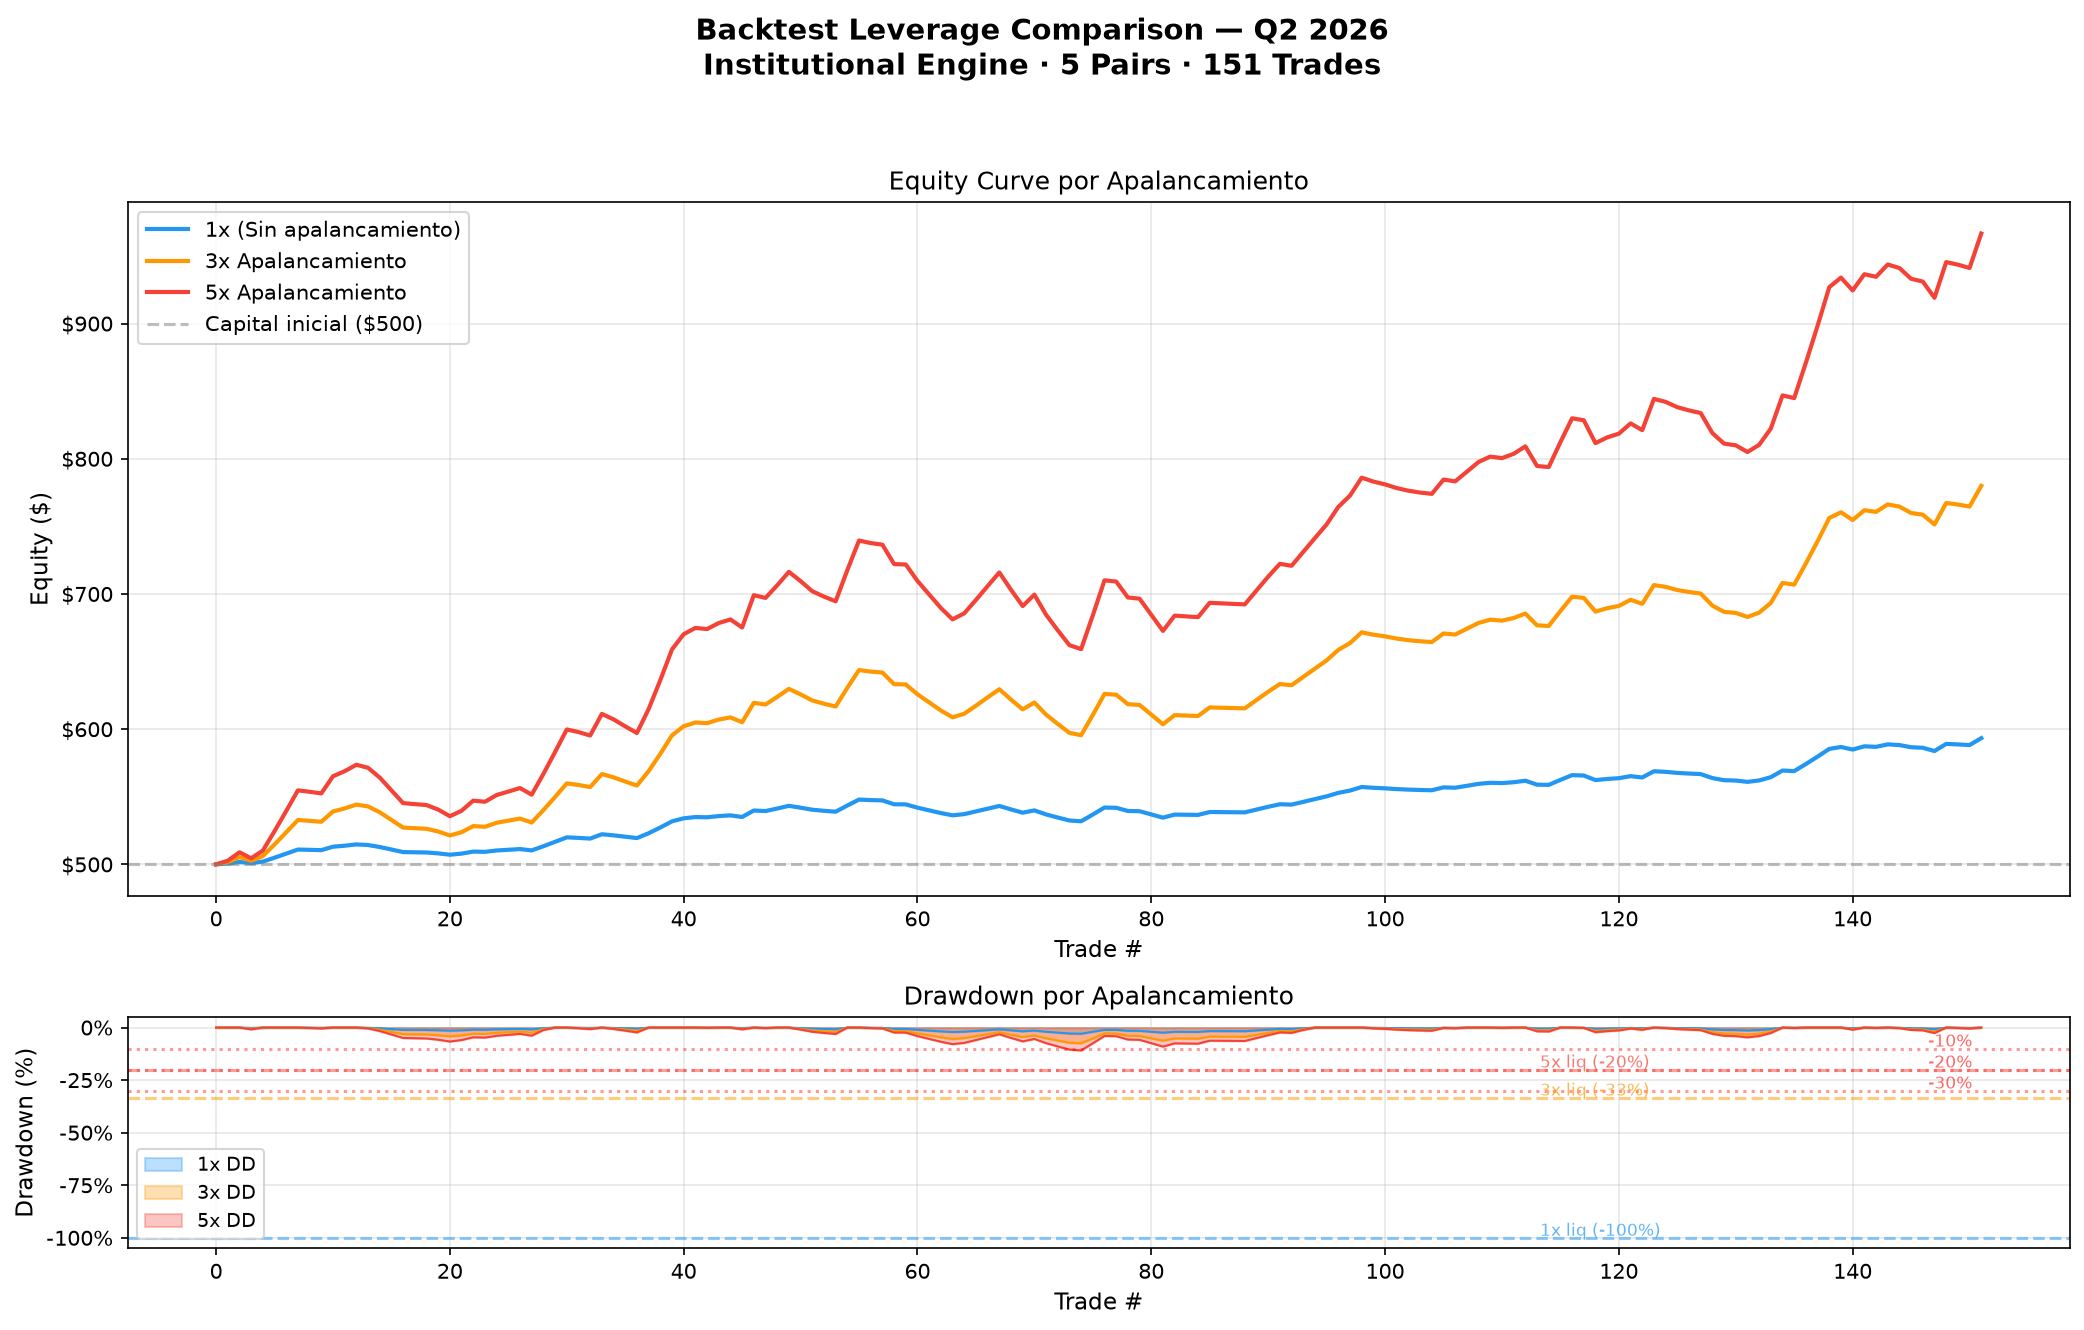

The Python source for this figure:
#!/usr/bin/env python3
"""
Backtest Leverage Comparison — Q2 2026
Recalcula equity curve y métricas con diferentes niveles de apalancamiento.
Capital inicial: $500 | Costos ya incluidos en pnl_neto
"""

import pandas as pd
import numpy as np
import matplotlib
matplotlib.use('Agg')
import matplotlib.pyplot as plt
import matplotlib.ticker as mtick
from datetime import datetime
import os

# ─── Config ──────────────────────────────────────────────────────────────
INITIAL_CAPITAL = 500.0
LEVERAGES = [1, 3, 5]
CSV_PATH = "backtest_Q22026_completo.csv"
OUT_DIR = "."  # same directory as script

# ─── Load data ───────────────────────────────────────────────────────────
df = pd.read_csv(CSV_PATH)
pnls = df["pnl_neto"].values
entry_times = pd.to_datetime(df["entry_time"])
n_trades = len(pnls)
win_rate = (pnls > 0).sum() / n_trades * 100

print(f"Trades: {n_trades} | WR: {win_rate:.1f}% | PnL base total: ${pnls.sum():.2f}")

# ─── Helper: compute metrics for a leverage level ────────────────────────
def compute_metrics(pnl_series, leverage, initial_capital):
    """Return dict of metrics for given leveraged PnL series."""
    lev_pnl = pnl_series * leverage
    equity = np.cumsum(lev_pnl) + initial_capital
    equity = np.insert(equity, 0, initial_capital)  # prepend initial

    # Peak and drawdown
    peak = np.maximum.accumulate(equity)
    dd = (equity - peak) / peak  # fraction
    dd_pct = dd * 100

    # Max drawdown
    max_dd = dd_pct.min()

    # Liquidation check: drawdown exceeds 1/leverage (e.g. 100% for 1x = never, 33% for 3x, 20% for 5x)
    liq_threshold = -100.0 / leverage  # in percent
    liquidated = max_dd < liq_threshold
    # Find first trade index where equity would be <= 0
    liq_trade = None
    if liquidated:
        for i in range(1, len(equity)):
            if equity[i] <= 0:
                liq_trade = i - 1  # trade index (0-based)
                break

    # Daily drawdown counts
    dd_10 = int(np.sum(dd_pct < -10))
    dd_20 = int(np.sum(dd_pct < -20))
    dd_30 = int(np.sum(dd_pct < -30))

    # Basic return metrics
    total_return_pct = (equity[-1] - initial_capital) / initial_capital * 100
    total_pnl = equity[-1] - initial_capital

    # Monthly return (period ~3.5 months: Apr 6 → Jul 17)
    days = (entry_times.iloc[-1] - entry_times.iloc[0]).days
    months = max(days / 30.44, 1)
    monthly_return = ((equity[-1] / initial_capital) ** (1 / months) - 1) * 100

    # Profit Factor
    gross_profit = lev_pnl[lev_pnl > 0].sum()
    gross_loss = abs(lev_pnl[lev_pnl < 0].sum())
    profit_factor = gross_profit / gross_loss if gross_loss > 0 else float('inf')

    # Sharpe Ratio (annualized, assuming risk-free 0%)
    daily_returns = np.diff(equity) / equity[:-1]
    if daily_returns.std() > 0:
        sharpe = (daily_returns.mean() / daily_returns.std()) * np.sqrt(252)
    else:
        sharpe = 0.0

    # Calmar Ratio (annualized return / |max DD|)
    annual_return = monthly_return * 12
    calmar = annual_return / abs(max_dd) if max_dd != 0 else float('inf')

    # Max consecutive losses
    max_consec_loss = 0
    current_consec = 0
    for p in lev_pnl:
        if p < 0:
            current_consec += 1
            max_consec_loss = max(max_consec_loss, current_consec)
        else:
            current_consec = 0

    return {
        "Leverage": f"{leverage}x",
        "Trades": n_trades,
        "Win Rate": f"{win_rate:.1f}%",
        "Total Return (%)": round(total_return_pct, 2),
        "Monthly Return (%)": round(monthly_return, 2),
        "Final Equity ($)": round(equity[-1], 2),
        "Total PnL ($)": round(total_pnl, 2),
        "Profit Factor": round(profit_factor, 2),
        "Sharpe Ratio": round(sharpe, 2),
        "Calmar Ratio": round(calmar, 2),
        "Max Drawdown (%)": round(max_dd, 2),
        "Max Consec Losses": max_consec_loss,
        "Days DD > 10%": dd_10,
        "Days DD > 20%": dd_20,
        "Days DD > 30%": dd_30,
        "Liquidated?": "YES" if liquidated else "NO",
        "Liq. Trade #": liq_trade if liq_trade is not None else "-",
    }, equity, dd_pct


# ─── Compute all leverage scenarios ──────────────────────────────────────
results = []
equity_curves = {}
dd_curves = {}

for lev in LEVERAGES:
    metrics, eq, dd = compute_metrics(pnls, lev, INITIAL_CAPITAL)
    results.append(metrics)
    equity_curves[lev] = eq
    dd_curves[lev] = dd

# ─── CSV output ──────────────────────────────────────────────────────────
results_df = pd.DataFrame(results)
csv_out = os.path.join(OUT_DIR, "backtest_leverage_comparison.csv")
results_df.to_csv(csv_out, index=False)
print(f"\nCSV saved: {csv_out}")

# ─── Markdown report ─────────────────────────────────────────────────────
md_lines = []
md_lines.append("# Backtest Leverage Comparison — Q2 2026")
md_lines.append(f"\n**Periodo:** {entry_times.iloc[0].strftime('%Y-%m-%d')} → {entry_times.iloc[-1].strftime('%Y-%m-%d')}")
md_lines.append(f"**Capital inicial:** ${INITIAL_CAPITAL:.0f}")
md_lines.append(f"**Trades:** {n_trades} | **Win Rate:** {win_rate:.1f}%")
md_lines.append(f"**Costos:** Ya incluidos en `pnl_neto`")
md_lines.append("")
md_lines.append("## Tabla Comparativa\n")
md_lines.append("| Métrica | " + " | ".join(r["Leverage"] for r in results) + " |")
md_lines.append("|---|" + "|".join(["---"] * len(results)) + "|")

# Build rows for each metric
metric_keys = [k for k in results[0].keys() if k != "Leverage"]
for key in metric_keys:
    vals = [str(r[key]) for r in results]
    md_lines.append(f"| **{key}** | " + " | ".join(vals) + " |")

md_lines.append("")
md_lines.append("## Análisis\n")

# Liquidation analysis
for r in results:
    lev = r["Leverage"]
    if r["Liquidated?"] == "YES":
        md_lines.append(f"- **{lev}:** SE HABRÍA LIQUIDADO en trade #{r['Liq. Trade #']} "
                        f"(Max DD: {r['Max Drawdown (%)']}% supera umbral de {-100/int(lev.replace('x','')):.1f}%)")
    else:
        md_lines.append(f"- **{lev}:** No liquidado (Max DD: {r['Max Drawdown (%)']}% vs "
                        f"umbral de {-100/int(lev.replace('x','')):.1f}%)")

md_lines.append("")
md_lines.append("## Recomendación\n")

# Find best non-liquidated
non_liq = [r for r in results if r["Liquidated?"] == "NO"]
if non_liq:
    best = max(non_liq, key=lambda r: float(r["Sharpe Ratio"]))
    md_lines.append(f"- **Mejor perfil riesgo-retorno:** {best['Leverage']} "
                    f"(Sharpe {best['Sharpe Ratio']}, retorno mensual {best['Monthly Return (%)']}%)")
md_lines.append(f"- **3x** amplifica retornos pero aumenta riesgo de drawdown significativo")
md_lines.append(f"- **5x** con WR 47% es peligroso: drawdown profundo, cercano a liquidación")
md_lines.append("")
md_lines.append("---")
md_lines.append("*Generado por `backtest_leverage_comparison.py`*")

md_out = os.path.join(OUT_DIR, "backtest_leverage_comparison.md")
with open(md_out, "w") as f:
    f.write("\n".join(md_lines))
print(f"MD saved: {md_out}")

# ─── Chart ───────────────────────────────────────────────────────────────
fig, (ax1, ax2) = plt.subplots(2, 1, figsize=(14, 9), gridspec_kw={'height_ratios': [3, 1]})
fig.suptitle("Backtest Leverage Comparison — Q2 2026\nInstitutional Engine · 5 Pairs · 151 Trades",
             fontsize=14, fontweight='bold', y=0.98)

colors = {1: '#2196F3', 3: '#FF9800', 5: '#F44336'}
labels = {1: '1x (Sin apalancamiento)', 3: '3x Apalancamiento', 5: '5x Apalancamiento'}

for lev in LEVERAGES:
    eq = equity_curves[lev]
    ax1.plot(range(len(eq)), eq, color=colors[lev], linewidth=2, label=labels[lev])
    # Mark liquidation if applicable
    r = [x for x in results if x["Leverage"] == f"{lev}x"][0]
    if r["Liquidated?"] == "YES" and r["Liq. Trade #"] != "-":
        liq_idx = int(r["Liq. Trade #"]) + 1
        ax1.scatter([liq_idx], [0], color=colors[lev], marker='x', s=200, zorder=5, linewidth=3)
        ax1.annotate(f'LIQUIDADO\nTrade #{liq_idx}',
                     xy=(liq_idx, 0), xytext=(liq_idx + 3, eq[max(0, liq_idx-10)] * 0.3),
                     fontsize=9, color=colors[lev], fontweight='bold',
                     arrowprops=dict(arrowstyle='->', color=colors[lev]))

ax1.axhline(y=INITIAL_CAPITAL, color='gray', linestyle='--', alpha=0.5, label=f'Capital inicial (${INITIAL_CAPITAL:.0f})')
ax1.set_xlabel('Trade #', fontsize=11)
ax1.set_ylabel('Equity ($)', fontsize=11)
ax1.set_title('Equity Curve por Apalancamiento', fontsize=12)
ax1.legend(loc='upper left', fontsize=10)
ax1.grid(True, alpha=0.3)
ax1.yaxis.set_major_formatter(mtick.FormatStrFormatter('$%.0f'))

# Drawdown subplot
for lev in LEVERAGES:
    dd = dd_curves[lev]
    ax2.fill_between(range(len(dd)), dd, 0, alpha=0.3, color=colors[lev], label=f'{lev}x DD')
    ax2.plot(range(len(dd)), dd, color=colors[lev], linewidth=1)

# Drawdown thresholds
for thresh, label in [(-10, '-10%'), (-20, '-20%'), (-30, '-30%')]:
    ax2.axhline(y=thresh, color='red', linestyle=':', alpha=0.4)
    ax2.text(len(pnls) * 0.97, thresh + 1, label, fontsize=8, color='red', alpha=0.6)

# Liquidation thresholds
for lev in LEVERAGES:
    liq_thresh = -100 / lev
    ax2.axhline(y=liq_thresh, color=colors[lev], linestyle='--', alpha=0.5)
    ax2.text(len(pnls) * 0.75, liq_thresh + 1, f'{lev}x liq ({liq_thresh:.0f}%)',
             fontsize=8, color=colors[lev], alpha=0.7)

ax2.set_xlabel('Trade #', fontsize=11)
ax2.set_ylabel('Drawdown (%)', fontsize=11)
ax2.set_title('Drawdown por Apalancamiento', fontsize=12)
ax2.legend(loc='lower left', fontsize=9)
ax2.grid(True, alpha=0.3)
ax2.yaxis.set_major_formatter(mtick.FormatStrFormatter('%.0f%%'))

plt.tight_layout(rect=[0, 0, 1, 0.95])
chart_out = os.path.join(OUT_DIR, "backtest_leverage_comparison.png")
plt.savefig(chart_out, dpi=150, bbox_inches='tight', facecolor='white')
plt.close()
print(f"Chart saved: {chart_out}")

# ─── Print summary table ────────────────────────────────────────────────
print("\n" + "=" * 80)
print("TABLA COMPARATIVA COMPLETA")
print("=" * 80)
print(f"{'Métrica':<25} {'1x':>12} {'3x':>12} {'5x':>12}")
print("-" * 61)
for key in metric_keys:
    vals = [r[key] for r in results]
    print(f"{key:<25} {str(vals[0]):>12} {str(vals[1]):>12} {str(vals[2]):>12}")
print("=" * 80)

print("\n--- RECOMENDACIÓN ---")
for r in results:
    lev = r["Leverage"]
    if r["Liquidated?"] == "YES":
        print(f"  {lev}: LIQUIDADO en trade #{r['Liq. Trade #']} (DD {r['Max Drawdown (%)']}%)")
    else:
        print(f"  {lev}: Sharpe={r['Sharpe Ratio']}, Retorno mensual={r['Monthly Return (%)']}%, "
              f"Max DD={r['Max Drawdown (%)']}%")
